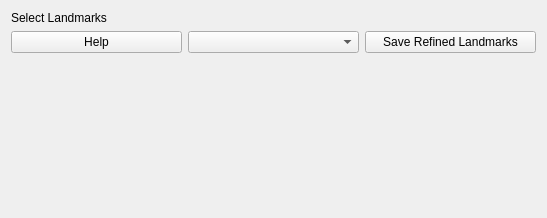
<?xml version="1.0" encoding="UTF-8"?>
<ui version="4.0">
 <class>FourChamberLandmarksViewControls</class>
 <widget class="QWidget" name="FourChamberLandmarksViewControls">
  <property name="geometry">
   <rect>
    <x>0</x>
    <y>0</y>
    <width>547</width>
    <height>218</height>
   </rect>
  </property>
  <property name="windowTitle">
   <string>QmitkTemplate</string>
  </property>
  <layout class="QVBoxLayout" name="verticalLayout">
   <item>
    <layout class="QGridLayout" name="gridLayout">
     <item row="1" column="0">
      <widget class="QPushButton" name="button_help">
       <property name="text">
        <string>Help</string>
       </property>
      </widget>
     </item>
     <item row="1" column="2">
      <widget class="QPushButton" name="button_save">
       <property name="text">
        <string>Save Refined Landmarks</string>
       </property>
      </widget>
     </item>
     <item row="0" column="0">
      <widget class="QLabel" name="label_1">
       <property name="text">
        <string>Select Landmarks </string>
       </property>
      </widget>
     </item>
     <item row="1" column="1">
      <widget class="QComboBox" name="combo_select"/>
     </item>
    </layout>
   </item>
   <item>
    <widget class="QVTKOpenGLWidget" name="widget_1" native="true">
     <property name="sizePolicy">
      <sizepolicy hsizetype="MinimumExpanding" vsizetype="MinimumExpanding">
       <horstretch>0</horstretch>
       <verstretch>0</verstretch>
      </sizepolicy>
     </property>
    </widget>
   </item>
  </layout>
 </widget>
 <layoutdefault spacing="6" margin="11"/>
 <customwidgets>
  <customwidget>
   <class>QVTKOpenGLWidget</class>
   <extends>QWidget</extends>
   <header>QVTKOpenGLWidget.h</header>
   <container>1</container>
  </customwidget>
 </customwidgets>
 <resources/>
 <connections/>
</ui>
